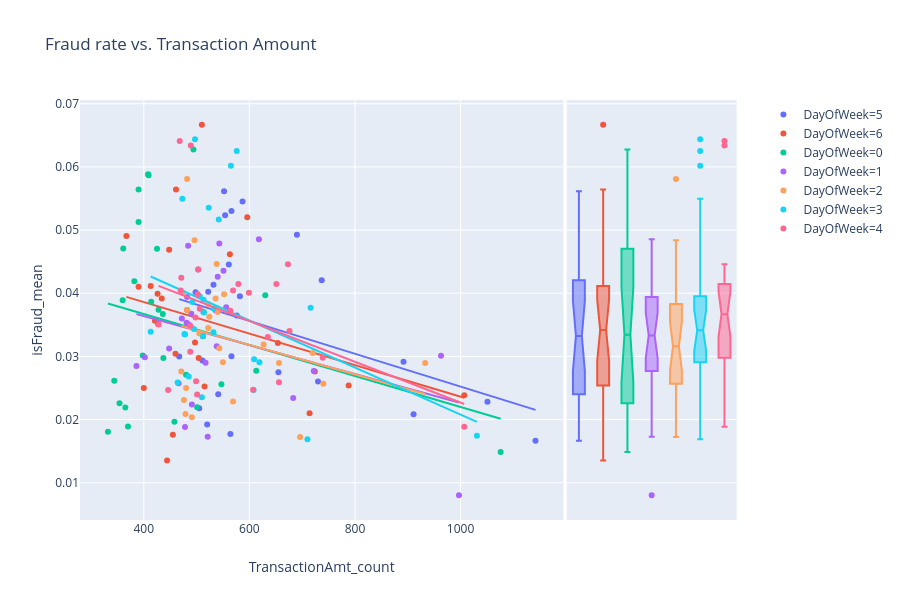

This figure's notebook cell:
### Code cell
px.scatter(train_trx_date,x="TransactionAmt_count",y="isFraud_mean",color='DayOfWeek',marginal_y='box',trendline='ols',title="Fraud rate vs. Transaction Amount")

### Figure 1 — Plotly figure (JSON) as saved in the notebook; plotly's stock layout.template omitted (floating-point values rounded to 4 significant figures)
{"data": [{"hoverlabel": {"namelength": 0}, "hovertemplate": "DayOfWeek=5<br>TransactionAmt_count=%{x}<br>isFraud_mean=%{y}", "legendgroup": "DayOfWeek=5", "marker": {"color": "#636efa", "symbol": "circle"}, "mode": "markers", "name": "DayOfWeek=5", "showlegend": true, "type": "scatter", "x": [911, 655, 892, 1142, 730, 582, 576, 561, 541, 737, 513, 505, 587, 1051, 566, 532, 554, 690, 564, 467, 498, 520, 566, 511, 552, 522], "xaxis": "x", "y": [0.02086, 0.02748, 0.02915, 0.01664, 0.02603, 0.03952, 0.03646, 0.04456, 0.02403, 0.04206, 0.03704, 0.02178, 0.05451, 0.02284, 0.03004, 0.04135, 0.05235, 0.04928, 0.01773, 0.02998, 0.04016, 0.01923, 0.053, 0.02935, 0.05616, 0.04023], "yaxis": "y"}, {"alignmentgroup": "True", "hoverlabel": {"namelength": 0}, "hovertemplate": "DayOfWeek=5<br>isFraud_mean=%{y}", "legendgroup": "DayOfWeek=5", "marker": {"color": "#636efa", "symbol": "circle"}, "name": "DayOfWeek=5", "notched": true, "offsetgroup": "DayOfWeek=5", "showlegend": false, "type": "box", "xaxis": "x2", "y": [0.02086, 0.02748, 0.02915, 0.01664, 0.02603, 0.03952, 0.03646, 0.04456, 0.02403, 0.04206, 0.03704, 0.02178, 0.05451, 0.02284, 0.03004, 0.04135, 0.05235, 0.04928, 0.01773, 0.02998, 0.04016, 0.01923, 0.053, 0.02935, 0.05616, 0.04023], "yaxis": "y2"}, {"hoverlabel": {"namelength": 0}, "hovertemplate": "<b>OLS trendline</b><br>isFraud_mean = -0.000026 * TransactionAmt_count + 0.051187<br>R<sup>2</sup>=0.141632<br><br>DayOfWeek=5<br>TransactionAmt_count=%{x}<br>isFraud_mean=%{y} <b>(trend)</b>", "legendgroup": "DayOfWeek=5", "marker": {"color": "#636efa", "symbol": "circle"}, "mode": "lines", "name": "DayOfWeek=5", "showlegend": false, "type": "scatter", "x": [467, 498, 505, 511, 513, 520, 522, 532, 541, 552, 554, 561, 564, 566, 566, 576, 582, 587, 655, 690, 730, 737, 892, 911, 1051, 1142], "xaxis": "x", "y": [0.03906, 0.03826, 0.03808, 0.03792, 0.03787, 0.03769, 0.03763, 0.03737, 0.03714, 0.03685, 0.0368, 0.03662, 0.03654, 0.03649, 0.03649, 0.03623, 0.03608, 0.03595, 0.03418, 0.03327, 0.03223, 0.03205, 0.02803, 0.02753, 0.0239, 0.02154], "yaxis": "y"}, {"hoverlabel": {"namelength": 0}, "hovertemplate": "DayOfWeek=6<br>TransactionAmt_count=%{x}<br>isFraud_mean=%{y}", "legendgroup": "DayOfWeek=6", "marker": {"color": "#EF553B", "symbol": "circle"}, "mode": "markers", "name": "DayOfWeek=6", "showlegend": true, "type": "scatter", "x": [724, 654, 714, 1007, 596, 512, 504, 461, 426, 563, 448, 427, 482, 788, 497, 460, 434, 515, 444, 413, 390, 400, 455, 510, 421, 367], "xaxis": "x", "y": [0.02762, 0.03211, 0.02101, 0.02383, 0.05201, 0.0332, 0.02976, 0.0564, 0.03991, 0.04618, 0.04688, 0.03513, 0.03734, 0.02538, 0.03219, 0.03043, 0.03917, 0.02524, 0.01351, 0.04116, 0.04103, 0.025, 0.01758, 0.06667, 0.03563, 0.04905], "yaxis": "y"}, {"alignmentgroup": "True", "hoverlabel": {"namelength": 0}, "hovertemplate": "DayOfWeek=6<br>isFraud_mean=%{y}", "legendgroup": "DayOfWeek=6", "marker": {"color": "#EF553B", "symbol": "circle"}, "name": "DayOfWeek=6", "notched": true, "offsetgroup": "DayOfWeek=6", "showlegend": false, "type": "box", "xaxis": "x2", "y": [0.02762, 0.03211, 0.02101, 0.02383, 0.05201, 0.0332, 0.02976, 0.0564, 0.03991, 0.04618, 0.04688, 0.03513, 0.03734, 0.02538, 0.03219, 0.03043, 0.03917, 0.02524, 0.01351, 0.04116, 0.04103, 0.025, 0.01758, 0.06667, 0.03563, 0.04905], "yaxis": "y2"}, {"hoverlabel": {"namelength": 0}, "hovertemplate": "<b>OLS trendline</b><br>isFraud_mean = -0.000025 * TransactionAmt_count + 0.048585<br>R<sup>2</sup>=0.087838<br><br>DayOfWeek=6<br>TransactionAmt_count=%{x}<br>isFraud_mean=%{y} <b>(trend)</b>", "legendgroup": "DayOfWeek=6", "marker": {"color": "#EF553B", "symbol": "circle"}, "mode": "lines", "name": "DayOfWeek=6", "showlegend": false, "type": "scatter", "x": [367, 390, 400, 413, 421, 426, 427, 434, 444, 448, 455, 460, 461, 482, 497, 504, 510, 512, 515, 563, 596, 654, 714, 724, 788, 1007], "xaxis": "x", "y": [0.03942, 0.03885, 0.0386, 0.03828, 0.03808, 0.03795, 0.03793, 0.03775, 0.0375, 0.0374, 0.03723, 0.0371, 0.03708, 0.03655, 0.03618, 0.036, 0.03585, 0.0358, 0.03573, 0.03453, 0.03371, 0.03226, 0.03076, 0.03051, 0.02892, 0.02345], "yaxis": "y"}, {"hoverlabel": {"namelength": 0}, "hovertemplate": "DayOfWeek=0<br>TransactionAmt_count=%{x}<br>isFraud_mean=%{y}", "legendgroup": "DayOfWeek=0", "marker": {"color": "#00cc96", "symbol": "circle"}, "mode": "markers", "name": "DayOfWeek=0", "showlegend": true, "type": "scatter", "x": [547, 613, 630, 1076, 494, 409, 414, 390, 408, 428, 390, 365, 425, 480, 436, 360, 398, 437, 382, 332, 344, 354, 370, 501, 458, 361], "xaxis": "x", "y": [0.02559, 0.02773, 0.03968, 0.01487, 0.06275, 0.05868, 0.03865, 0.05128, 0.05882, 0.03738, 0.05641, 0.02192, 0.04706, 0.02708, 0.0367, 0.03889, 0.03015, 0.02975, 0.04188, 0.01807, 0.02616, 0.0226, 0.01892, 0.02196, 0.01965, 0.04709], "yaxis": "y"}, {"alignmentgroup": "True", "hoverlabel": {"namelength": 0}, "hovertemplate": "DayOfWeek=0<br>isFraud_mean=%{y}", "legendgroup": "DayOfWeek=0", "marker": {"color": "#00cc96", "symbol": "circle"}, "name": "DayOfWeek=0", "notched": true, "offsetgroup": "DayOfWeek=0", "showlegend": false, "type": "box", "xaxis": "x2", "y": [0.02559, 0.02773, 0.03968, 0.01487, 0.06275, 0.05868, 0.03865, 0.05128, 0.05882, 0.03738, 0.05641, 0.02192, 0.04706, 0.02708, 0.0367, 0.03889, 0.03015, 0.02975, 0.04188, 0.01807, 0.02616, 0.0226, 0.01892, 0.02196, 0.01965, 0.04709], "yaxis": "y2"}, {"hoverlabel": {"namelength": 0}, "hovertemplate": "<b>OLS trendline</b><br>isFraud_mean = -0.000025 * TransactionAmt_count + 0.046506<br>R<sup>2</sup>=0.065767<br><br>DayOfWeek=0<br>TransactionAmt_count=%{x}<br>isFraud_mean=%{y} <b>(trend)</b>", "legendgroup": "DayOfWeek=0", "marker": {"color": "#00cc96", "symbol": "circle"}, "mode": "lines", "name": "DayOfWeek=0", "showlegend": false, "type": "scatter", "x": [332, 344, 354, 360, 361, 365, 370, 382, 390, 390, 398, 408, 409, 414, 425, 428, 436, 437, 458, 480, 494, 501, 547, 613, 630, 1076], "xaxis": "x", "y": [0.03836, 0.03807, 0.03783, 0.03768, 0.03765, 0.03756, 0.03743, 0.03714, 0.03694, 0.03694, 0.03675, 0.0365, 0.03648, 0.03635, 0.03608, 0.03601, 0.03581, 0.03579, 0.03527, 0.03474, 0.03439, 0.03422, 0.03309, 0.03147, 0.03106, 0.02012], "yaxis": "y"}, {"hoverlabel": {"namelength": 0}, "hovertemplate": "DayOfWeek=1<br>TransactionAmt_count=%{x}<br>isFraud_mean=%{y}", "legendgroup": "DayOfWeek=1", "marker": {"color": "#ab63fa", "symbol": "circle"}, "mode": "markers", "name": "DayOfWeek=1", "showlegend": true, "type": "scatter", "x": [683, 722, 963, 997, 402, 543, 472, 466, 481, 551, 556, 485, 491, 618, 490, 536, 503, 538, 484, 478, 448, 540, 482, 517, 521, 386], "xaxis": "x", "y": [0.02343, 0.0277, 0.03011, 0.008024, 0.02985, 0.04788, 0.03602, 0.02575, 0.03534, 0.04356, 0.03777, 0.03505, 0.0224, 0.04854, 0.03673, 0.03731, 0.04374, 0.0316, 0.04752, 0.01883, 0.03125, 0.04259, 0.03942, 0.02901, 0.01727, 0.0285], "yaxis": "y"}, {"alignmentgroup": "True", "hoverlabel": {"namelength": 0}, "hovertemplate": "DayOfWeek=1<br>isFraud_mean=%{y}", "legendgroup": "DayOfWeek=1", "marker": {"color": "#ab63fa", "symbol": "circle"}, "name": "DayOfWeek=1", "notched": true, "offsetgroup": "DayOfWeek=1", "showlegend": false, "type": "box", "xaxis": "x2", "y": [0.02343, 0.0277, 0.03011, 0.008024, 0.02985, 0.04788, 0.03602, 0.02575, 0.03534, 0.04356, 0.03777, 0.03505, 0.0224, 0.04854, 0.03673, 0.03731, 0.04374, 0.0316, 0.04752, 0.01883, 0.03125, 0.04259, 0.03942, 0.02901, 0.01727, 0.0285], "yaxis": "y2"}, {"hoverlabel": {"namelength": 0}, "hovertemplate": "<b>OLS trendline</b><br>isFraud_mean = -0.000023 * TransactionAmt_count + 0.045522<br>R<sup>2</sup>=0.109795<br><br>DayOfWeek=1<br>TransactionAmt_count=%{x}<br>isFraud_mean=%{y} <b>(trend)</b>", "legendgroup": "DayOfWeek=1", "marker": {"color": "#ab63fa", "symbol": "circle"}, "mode": "lines", "name": "DayOfWeek=1", "showlegend": false, "type": "scatter", "x": [386, 402, 448, 466, 472, 478, 481, 482, 484, 485, 490, 491, 503, 517, 521, 536, 538, 540, 543, 551, 556, 618, 683, 722, 963, 997], "xaxis": "x", "y": [0.03669, 0.03633, 0.03527, 0.03486, 0.03472, 0.03459, 0.03452, 0.0345, 0.03445, 0.03443, 0.03431, 0.03429, 0.03401, 0.03369, 0.0336, 0.03326, 0.03321, 0.03317, 0.0331, 0.03292, 0.0328, 0.03138, 0.0299, 0.029, 0.02349, 0.02271], "yaxis": "y"}, {"hoverlabel": {"namelength": 0}, "hovertemplate": "DayOfWeek=2<br>TransactionAmt_count=%{x}<br>isFraud_mean=%{y}", "legendgroup": "DayOfWeek=2", "marker": {"color": "#FFA15A", "symbol": "circle"}, "mode": "markers", "name": "DayOfWeek=2", "showlegend": true, "type": "scatter", "x": [740, 696, 933, 569, 627, 496, 540, 480, 522, 552, 550, 524, 505, 522, 536, 543, 538, 720, 476, 482, 479, 656, 491, 471, 482, 474], "xaxis": "x", "y": [0.02568, 0.01724, 0.02894, 0.02285, 0.0319, 0.04839, 0.03704, 0.025, 0.03448, 0.03986, 0.02909, 0.03626, 0.03366, 0.03831, 0.03918, 0.03131, 0.04461, 0.03056, 0.02311, 0.03734, 0.02088, 0.02896, 0.02037, 0.0276, 0.05809, 0.04008], "yaxis": "y"}, {"alignmentgroup": "True", "hoverlabel": {"namelength": 0}, "hovertemplate": "DayOfWeek=2<br>isFraud_mean=%{y}", "legendgroup": "DayOfWeek=2", "marker": {"color": "#FFA15A", "symbol": "circle"}, "name": "DayOfWeek=2", "notched": true, "offsetgroup": "DayOfWeek=2", "showlegend": false, "type": "box", "xaxis": "x2", "y": [0.02568, 0.01724, 0.02894, 0.02285, 0.0319, 0.04839, 0.03704, 0.025, 0.03448, 0.03986, 0.02909, 0.03626, 0.03366, 0.03831, 0.03918, 0.03131, 0.04461, 0.03056, 0.02311, 0.03734, 0.02088, 0.02896, 0.02037, 0.0276, 0.05809, 0.04008], "yaxis": "y2"}, {"hoverlabel": {"namelength": 0}, "hovertemplate": "<b>OLS trendline</b><br>isFraud_mean = -0.000023 * TransactionAmt_count + 0.045824<br>R<sup>2</sup>=0.073849<br><br>DayOfWeek=2<br>TransactionAmt_count=%{x}<br>isFraud_mean=%{y} <b>(trend)</b>", "legendgroup": "DayOfWeek=2", "marker": {"color": "#FFA15A", "symbol": "circle"}, "mode": "lines", "name": "DayOfWeek=2", "showlegend": false, "type": "scatter", "x": [471, 474, 476, 479, 480, 482, 482, 491, 496, 505, 522, 522, 524, 536, 538, 540, 543, 550, 552, 569, 627, 656, 696, 720, 740, 933], "xaxis": "x", "y": [0.03484, 0.03477, 0.03472, 0.03465, 0.03463, 0.03458, 0.03458, 0.03437, 0.03425, 0.03404, 0.03365, 0.03365, 0.0336, 0.03332, 0.03327, 0.03323, 0.03316, 0.033, 0.03295, 0.03255, 0.0312, 0.03052, 0.02959, 0.02903, 0.02856, 0.02406], "yaxis": "y"}, {"hoverlabel": {"namelength": 0}, "hovertemplate": "DayOfWeek=3<br>TransactionAmt_count=%{x}<br>isFraud_mean=%{y}", "legendgroup": "DayOfWeek=3", "marker": {"color": "#19d3f3", "symbol": "circle"}, "mode": "markers", "name": "DayOfWeek=3", "showlegend": true, "type": "scatter", "x": [608, 710, 1031, 619, 716, 492, 532, 495, 497, 506, 565, 485, 609, 513, 512, 514, 532, 576, 413, 464, 510, 542, 477, 523, 478, 473], "xaxis": "x", "y": [0.02467, 0.0169, 0.01746, 0.02908, 0.03771, 0.03862, 0.03383, 0.03434, 0.06439, 0.03953, 0.06018, 0.0268, 0.02956, 0.03899, 0.0332, 0.03696, 0.03759, 0.0625, 0.0339, 0.02586, 0.02353, 0.05166, 0.03354, 0.05354, 0.03347, 0.05497], "yaxis": "y"}, {"alignmentgroup": "True", "hoverlabel": {"namelength": 0}, "hovertemplate": "DayOfWeek=3<br>isFraud_mean=%{y}", "legendgroup": "DayOfWeek=3", "marker": {"color": "#19d3f3", "symbol": "circle"}, "name": "DayOfWeek=3", "notched": true, "offsetgroup": "DayOfWeek=3", "showlegend": false, "type": "box", "xaxis": "x2", "y": [0.02467, 0.0169, 0.01746, 0.02908, 0.03771, 0.03862, 0.03383, 0.03434, 0.06439, 0.03953, 0.06018, 0.0268, 0.02956, 0.03899, 0.0332, 0.03696, 0.03759, 0.0625, 0.0339, 0.02586, 0.02353, 0.05166, 0.03354, 0.05354, 0.03347, 0.05497], "yaxis": "y2"}, {"hoverlabel": {"namelength": 0}, "hovertemplate": "<b>OLS trendline</b><br>isFraud_mean = -0.000037 * TransactionAmt_count + 0.058029<br>R<sup>2</sup>=0.116997<br><br>DayOfWeek=3<br>TransactionAmt_count=%{x}<br>isFraud_mean=%{y} <b>(trend)</b>", "legendgroup": "DayOfWeek=3", "marker": {"color": "#19d3f3", "symbol": "circle"}, "mode": "lines", "name": "DayOfWeek=3", "showlegend": false, "type": "scatter", "x": [413, 464, 473, 477, 478, 485, 492, 495, 497, 506, 510, 512, 513, 514, 523, 532, 532, 542, 565, 576, 608, 609, 619, 710, 716, 1031], "xaxis": "x", "y": [0.04265, 0.04075, 0.04041, 0.04027, 0.04023, 0.03997, 0.03971, 0.03959, 0.03952, 0.03919, 0.03904, 0.03896, 0.03892, 0.03889, 0.03855, 0.03822, 0.03822, 0.03784, 0.03699, 0.03658, 0.03539, 0.03535, 0.03498, 0.03159, 0.03136, 0.01963], "yaxis": "y"}, {"hoverlabel": {"namelength": 0}, "hovertemplate": "DayOfWeek=4<br>TransactionAmt_count=%{x}<br>isFraud_mean=%{y}", "legendgroup": "DayOfWeek=4", "marker": {"color": "#FF6692", "symbol": "circle"}, "mode": "markers", "name": "DayOfWeek=4", "showlegend": true, "type": "scatter", "x": [651, 739, 1007, 599, 656, 446, 498, 489, 676, 488, 503, 564, 673, 607, 502, 569, 579, 501, 468, 488, 428, 635, 499, 506, 471, 470], "xaxis": "x", "y": [0.04147, 0.02977, 0.01887, 0.04007, 0.02591, 0.02466, 0.03614, 0.06339, 0.03402, 0.03484, 0.04374, 0.03723, 0.04458, 0.02471, 0.03984, 0.04042, 0.04145, 0.02395, 0.0641, 0.03074, 0.03505, 0.03307, 0.02605, 0.03755, 0.04246, 0.04043], "yaxis": "y"}, {"alignmentgroup": "True", "hoverlabel": {"namelength": 0}, "hovertemplate": "DayOfWeek=4<br>isFraud_mean=%{y}", "legendgroup": "DayOfWeek=4", "marker": {"color": "#FF6692", "symbol": "circle"}, "name": "DayOfWeek=4", "notched": true, "offsetgroup": "DayOfWeek=4", "showlegend": false, "type": "box", "xaxis": "x2", "y": [0.04147, 0.02977, 0.01887, 0.04007, 0.02591, 0.02466, 0.03614, 0.06339, 0.03402, 0.03484, 0.04374, 0.03723, 0.04458, 0.02471, 0.03984, 0.04042, 0.04145, 0.02395, 0.0641, 0.03074, 0.03505, 0.03307, 0.02605, 0.03755, 0.04246, 0.04043], "yaxis": "y2"}, {"hoverlabel": {"namelength": 0}, "hovertemplate": "<b>OLS trendline</b><br>isFraud_mean = -0.000032 * TransactionAmt_count + 0.054977<br>R<sup>2</sup>=0.139048<br><br>DayOfWeek=4<br>TransactionAmt_count=%{x}<br>isFraud_mean=%{y} <b>(trend)</b>", "legendgroup": "DayOfWeek=4", "marker": {"color": "#FF6692", "symbol": "circle"}, "mode": "lines", "name": "DayOfWeek=4", "showlegend": false, "type": "scatter", "x": [428, 446, 468, 470, 471, 488, 488, 489, 498, 499, 501, 502, 503, 506, 564, 569, 579, 599, 607, 635, 651, 656, 673, 676, 739, 1007], "xaxis": "x", "y": [0.04116, 0.04058, 0.03987, 0.03981, 0.03977, 0.03923, 0.03923, 0.03919, 0.0389, 0.03887, 0.03881, 0.03877, 0.03874, 0.03864, 0.03677, 0.03661, 0.03629, 0.03564, 0.03538, 0.03448, 0.03396, 0.0338, 0.03325, 0.03316, 0.03112, 0.02247], "yaxis": "y"}], "layout": {"height": 600, "legend": {"tracegroupgap": 0}, "title": {"text": "Fraud rate vs. Transaction Amount"}, "xaxis": {"anchor": "y", "domain": [0.0, 0.7215], "title": {"text": "TransactionAmt_count"}}, "xaxis2": {"anchor": "y2", "domain": [0.7265, 0.98], "matches": "x2", "showgrid": false, "showticklabels": false}, "yaxis": {"anchor": "x", "domain": [0.0, 1.0], "title": {"text": "isFraud_mean"}}, "yaxis2": {"anchor": "x2", "domain": [0.0, 1.0], "matches": "y", "showgrid": true, "showticklabels": false}}}
